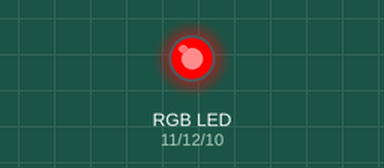
This sketch was run on a simulated Arduino Uno, built with avr-gcc and run on an emulated ATmega328P. On the bench: an RGB LED mixed from three pins (HIGH = lit).

Above: at 0.5 s.
At 1.5 s:
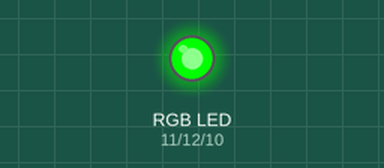
At 5.5 s:
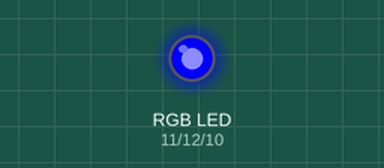
Timing chart, 0 to 6.9 s (numbered marks = the images above):
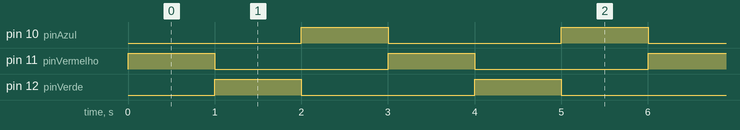

The sketch:

Teste_RGB.ino
```cpp
// Teste LED RGB

// Criando as variaveis

  const int pinVerde = 12; // Verde no pino 12
  const int pinVermelho = 11; // Vermelho no pino 11
  const int pinAzul = 10; // Azul no pino 10

void setup() {

  pinMode(pinVerde, OUTPUT); // Pino verde como saida
  pinMode(pinAzul, OUTPUT); // Pino Azul como saida
  pinMode(pinVermelho, OUTPUT); // Pino vermelho como saida

}

void loop() {

  digitalWrite(pinVermelho, HIGH); // Liga o pino vermelho
  delay(1000); // Aguarda 1 segundo
  digitalWrite(pinVermelho, LOW); // Desliga o pino vermelho
  digitalWrite(pinVerde, HIGH); // Liga o pino verde
  delay(1000); // Aguarda 1 segundo
  digitalWrite(pinVerde, LOW); // Desliga o pino verde
  digitalWrite(pinAzul, HIGH); // Liga o pino azul
  delay(1000); // Aguarda 1 segundo
  digitalWrite(pinAzul, LOW);  // Desliga o pino azul

}

// FIM!
```

Measured:
- by itself, pin 10 (pinAzul), pin 11 (pinVermelho), pin 12 (pinVerde): alternates HIGH for 1.0 s and LOW for 2.0 s
- by itself, everything shown: repeats every 3.0 s, in 4 steps
